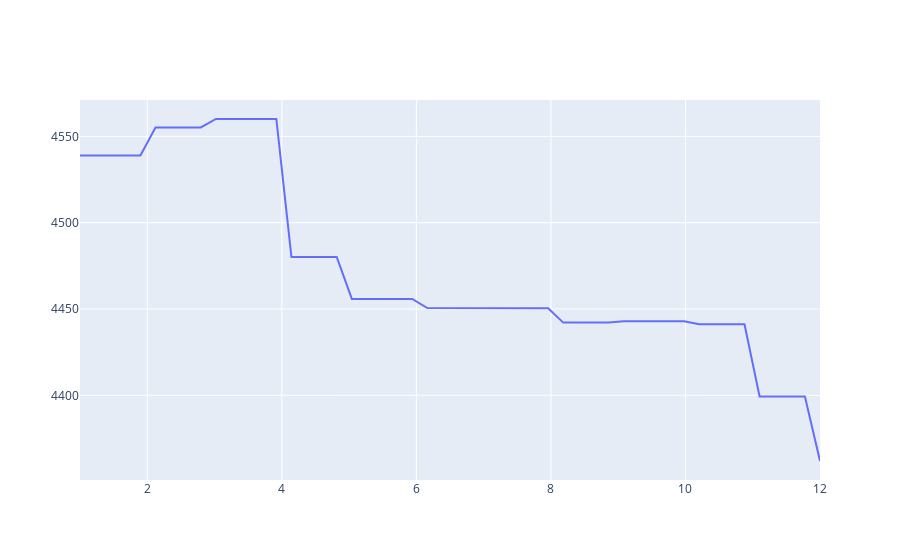

Notebook source saved alongside this figure:
### Code cell
import plotly.graph_objects as go
fig = go.Figure(data=go.Scatter(x=grid, y=y_pred))
fig.show()
